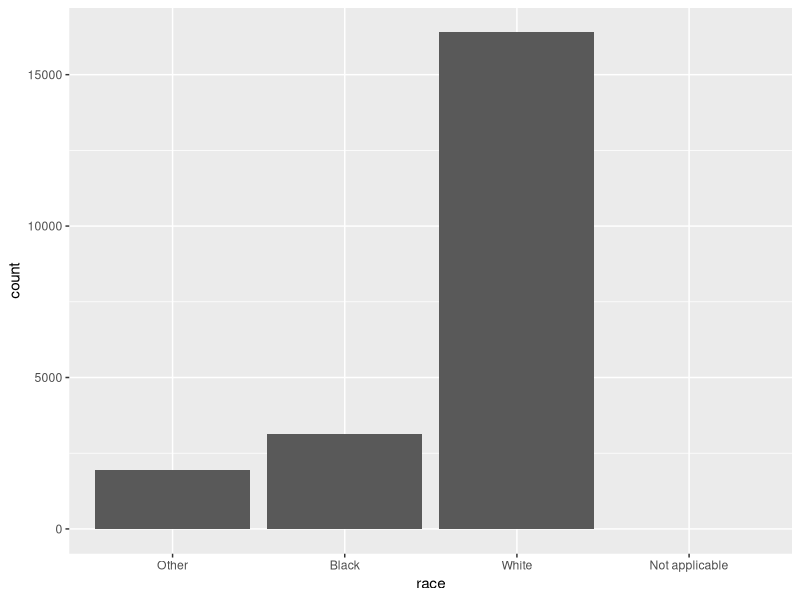
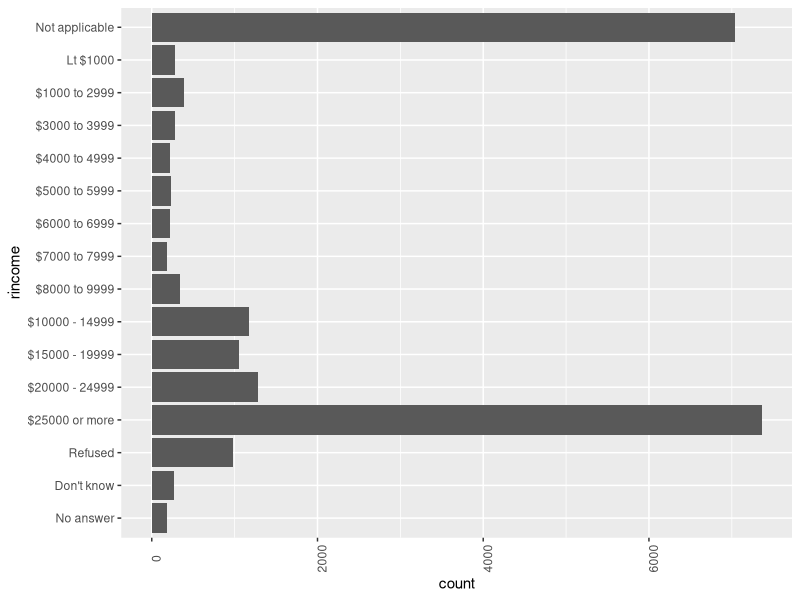
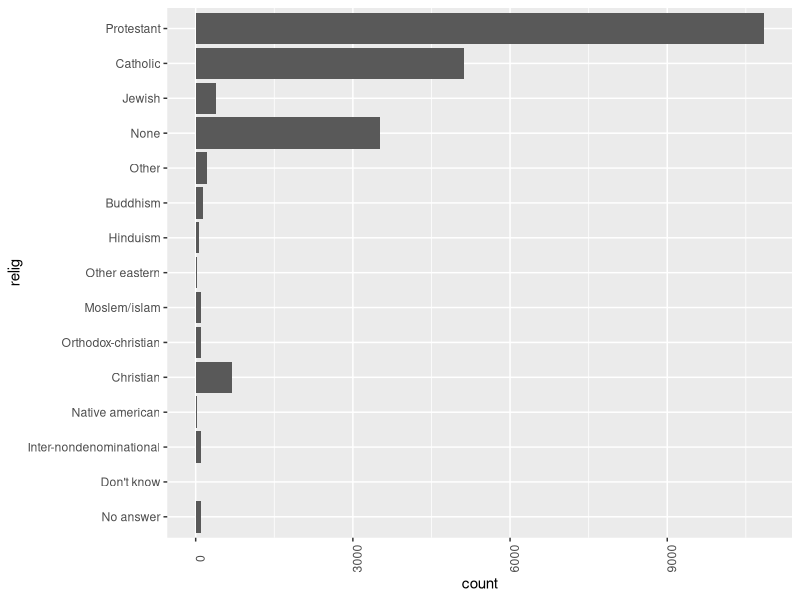
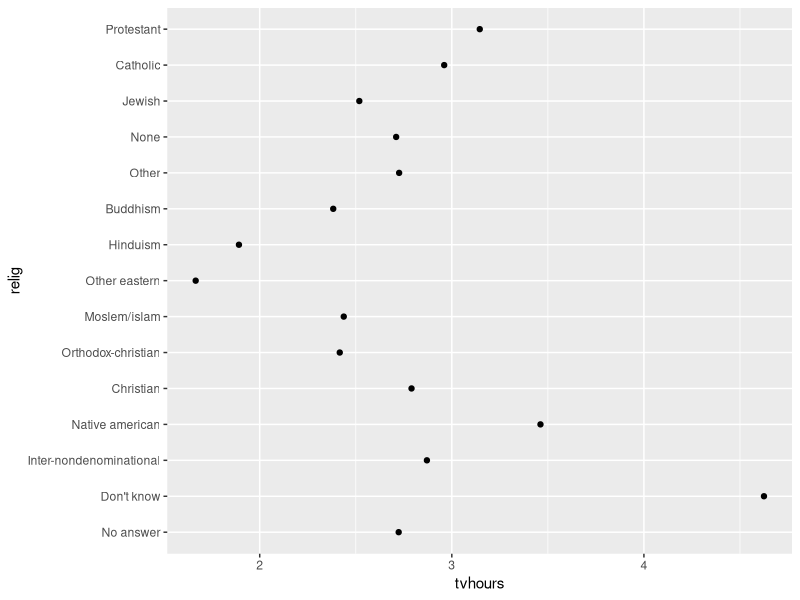
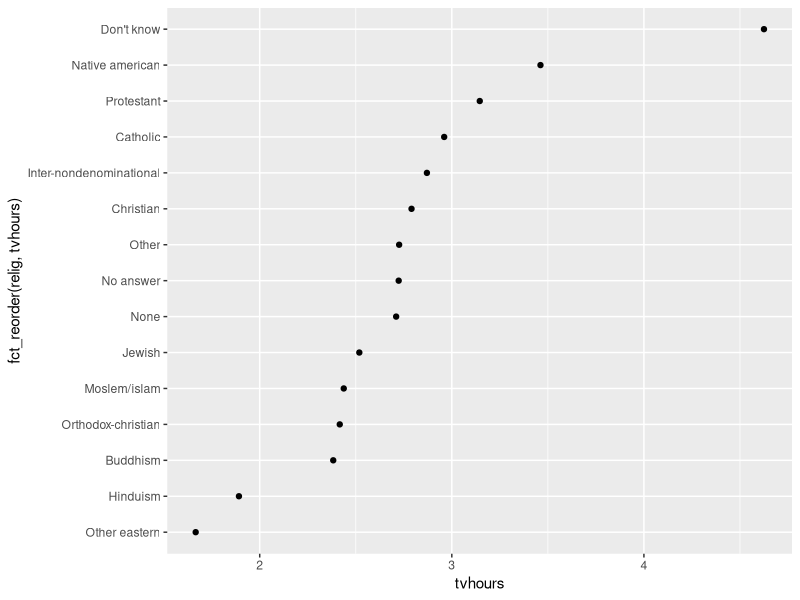
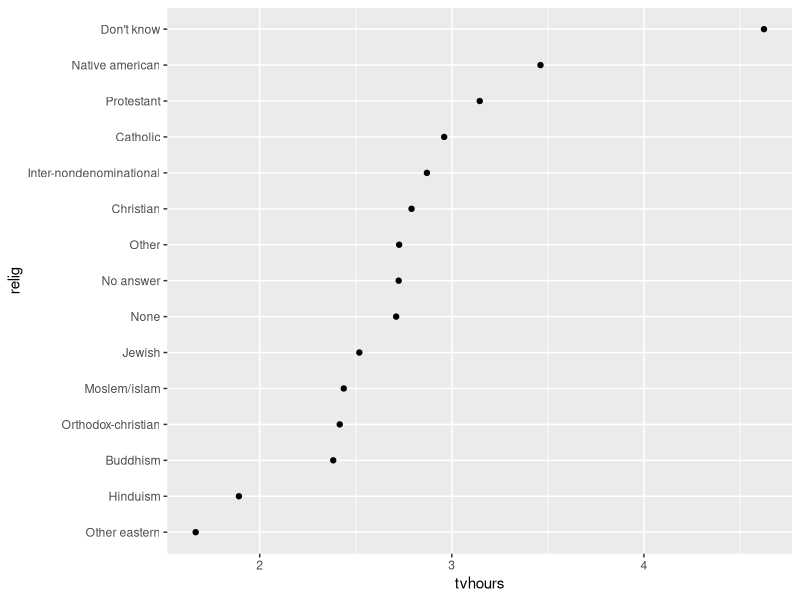
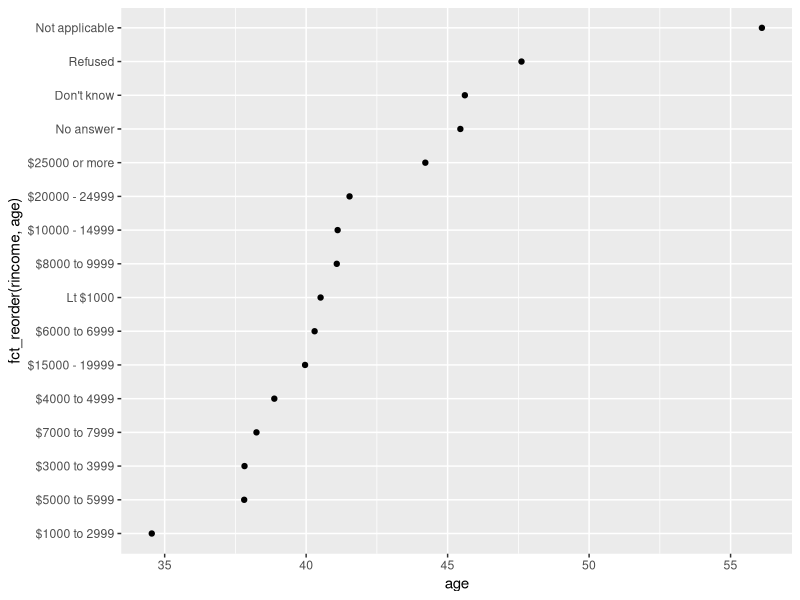
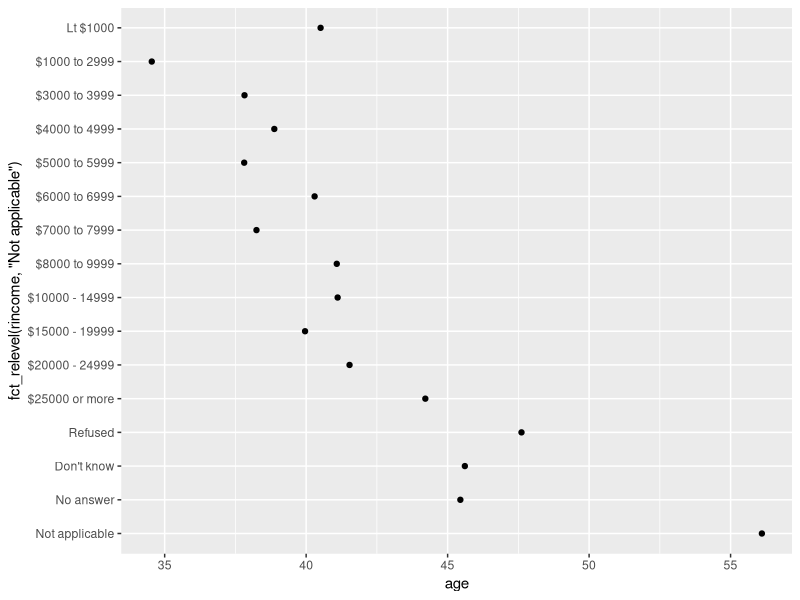

These figures' R source, in order:
## ---- chunk 1
knitr::opts_chunk$set(echo = TRUE)
library(tidyverse)
library(forcats)
## ---- chunk 2
# var that records month
x1 <- c("Dec", "Apr", "Jan", "Mar")
x2 <- c("Dec", "Apr", "Jam", "Mar")

# doesn't sort in any useful way
sort(x1)


# create a list of valid levels
month_levels <- c(
  "Jan", "Feb", "Mar", "Apr", "May", "Jun",
  "Jul", "Aug", "Sep", "Oct", "Nov", "Dec"
)

# create a factor
y1 <- factor(x1, levels = month_levels)
y1

# sort works now
sort(y1)

# any values not in the set will be silently converted to NA
y2 <- factor(x2, levels = month_levels)
y2

# to find errors
y2 <- parse_factor(x2, levels = month_levels)

# if levels are omitted, they will be taken in alphabetical order
factor(x1)

# make the levels match the order of the first appearance in the data
f1 <- factor(x1, levels = unique(x1))
f1

# or, after the fact, with fct_inorder
f2 <- x1 %>% factor() %>% fct_inorder()
f2

# access the set of valid levels directly
levels(f2)
## ---- chunk 3

gss_cat

# When factors are stored in a tibble, its hard to see their levels
gss_cat %>% count(race)

ggplot(gss_cat, aes(race)) +
  geom_bar() + 
  scale_x_discrete(drop = FALSE) # show levels without any values
## ---- chunk 4

# explore the distribution of rincome (reported income). What makes the default bar chart hard to understand? How could you improve the plot? 

ggplot(gss_cat, aes(rincome)) + 
  geom_bar() + 
  theme(axis.text.x = element_text(angle = 90)) +  # change text angle
  coord_flip()

# What is the most common relig in this survey? What's the most common partyid? 

ggplot(gss_cat, aes(relig)) + 
  geom_bar() + 
  theme(axis.text.x = element_text(angle = 90)) + 
  coord_flip()

gss_cat %>% 
  count(relig) %>% 
  arrange(-n) %>% 
  head(3)

gss_cat %>% 
  count(partyid) %>% 
  arrange(-n) %>% 
  head(3)

# What relig does denom(denomination) apply to? How can you find out with a table? How can you find out with a visualization? 

levels(gss_cat$denom)

# filter 

gss_cat %>% 
  filter(!denom %in% c("No Answer", "Other", "Don't know", "Not applicable", "No denomination")) %>% 
  count(relig)
  
## ---- chunk 5
  relig <- gss_cat %>% 
    group_by(relig) %>% 
    summarize(
      age = mean(age, na.rm = TRUE),
      tvhours = mean(tvhours, na.rm = TRUE),
      n = n()
    )

ggplot(relig, aes(tvhours, relig)) + geom_point()

# fct_reorder reorders the factors. Parameters: f is the factor whose levels you want to modify, x is a numeric vector than you want to use to reorder the levels, fun is a function thats used if there are multiple values of x for each value of f. The default value is median

ggplot(relig, aes(tvhours, fct_reorder(relig, tvhours))) + 
  geom_point()

# the previous plot can be rewritten with mutate as

relig %>% 
  mutate(relig = fct_reorder(relig, tvhours)) %>% 
  ggplot(aes(tvhours, relig)) + 
  geom_point()

# Average age vs price level

rincome <- gss_cat %>% 
  group_by(rincome) %>% 
  summarize(
    age = mean(age, na.rm = TRUE),
    tvhours = mean(tvhours, na.rm = TRUE),
    n = n()
  )

# the order gets all messed up because we reordered the already ordered factors
ggplot(rincome, aes(age, fct_reorder(rincome, age))) + geom_point()

# fct_relevel taks a factor, f, and then any number of levels that you want to move to the front of the line

ggplot(rincome, aes(age, fct_relevel(rincome, "Not applicable"))) + 
  geom_point()

# when using line colors on a plot, fct_reorder2 reorders the factor by the y values associated with the largest x values.

by_age <- gss_cat %>%
  filter(!is.na(age)) %>%
  group_by(age, marital) %>%
  count() %>%
  mutate(prop = n / sum(n))

ggplot(by_age, aes(age, prop, colour = marital)) +
  geom_line(na.rm = TRUE)

ggplot(by_age, aes(age, prop, colour = fct_reorder2(marital, age, prop))) +
  geom_line() +
  labs(colour = "marital")

# for barplots, you can use fct_infreq() to order levels in increasing frequency. 

gss_cat %>% 
  mutate(marital = marital %>%  fct_infreq() %>% fct_rev()) %>% 
  ggplot(aes(marital)) + 
  geom_bar()



## ---- chunk 6

# There are some suspiciously high numbers in tvhours. Is the mean a good summary ?

summary(gss_cat[["tvhours"]])

gss_cat %>% 
  filter(!is.na(tvhours)) %>% 
  ggplot(aes(x = tvhours)) + 
  geom_histogram(binwidth = 1)

# mean seems good, but it could be artifically inflated due to the outliers at 20 and 24

# for each factor in gss_cat identify whether the order of the levels is arbitrary or principled

# keep prints out the names of only the factors
keep(gss_cat, is.factor) %>% names()

# marital

levels(gss_cat[["marital"]])

gss_cat %>% 
  ggplot(aes(x = marital)) + 
  geom_bar()

# race

levels(gss_cat$race)

gss_cat %>% 
  ggplot(aes(race)) + 
  geom_bar()

# rincome

levels(gss_cat$rincome)

# relig

levels (gss_cat[["relig"]])

gss_cat %>% 
  ggplot(aes(relig)) + 
  geom_bar() + 
  coord_flip()

# denom

levels(gss_cat$denom)

# partyid

levels(gss_cat[["partyid"]])

## ---- chunk 7

# our levels are terse and inconsistent
gss_cat %>% 
  count(partyid)

# tweak names
gss_cat %>% 
  mutate(partyid = fct_recode(partyid,
        "Republican, strong" = "Strong Republican",
        "Republican, weak"   = "Not Strong Republican",
        "Independent, near rep" = "Ind, near rep", 
        "Independent, near dem" = "Ind, near dem", 
        "Democrat, weak"     = "Not Strong Democrat",
        "Democrat, strong"   = "Strong Democrat"
                              )) %>% 
  count(partyid)

# to combine groups
gss_cat %>% 
  mutate(partyid = fct_recode(partyid,
        "Republican, strong" = "Strong Republican",
        "Republican, weak"   = "Not Strong Republican",
        "Independent, near rep" = "Ind, near rep", 
        "Independent, near dem" = "Ind, near dem", 
        "Democrat, weak"     = "Not Strong Democrat",
        "Democrat, strong"   = "Strong Democrat",
        "Other"              = "No answer",
        "Other"              = "Don't know",
        "Other"              = "Other party"
                              )) %>% 
  count(partyid)

# fct_collapse 

gss_cat %>% 
  mutate(partyid = fct_collapse(partyid,
        other = c("No answer", "Don't know", "Other party"),
        rep = c("Strong republican", "Not str republican"),
        ind = c("Ind,near rep", "Independent", "Ind,near dem"),
        dem = c("Not str democrat", "Strong democrat")
                                )) %>% 
  count(partyid)

# fct_lump lumps all the small groups together

# default is to aggregate so that way the combined smaller groups are smaller than the larger group
gss_cat %>% 
  mutate(relig = fct_lump(relig)) %>% 
  count(relig)

# n parameter

gss_cat %>% 
  mutate(relig = fct_lump(relig, n = 10)) %>% 
  count(relig, sort = TRUE) %>% 
  print(n = Inf)

## ---- chunk 8
# How have the proportions of people identifying as democrat, republican, and independent changed over time ?

levels(gss_cat$partyid)

# combine levels

gss_cat %>% 
  mutate(partyid = fct_collapse(partyid,
        other = c("No answer", "Don't know", "Other party"),
        rep = c("Strong republican", "Not str republican"),
        ind = c("Ind,near rep", "Independent", "Ind,near dem"),
        dem = c("Not str democrat", "Strong democrat")
        )) %>% 
  count(year, partyid) %>% 
  group_by(year, partyid) %>% 
  mutate(prop = n / sum(n)) %>% 
  ggplot(aes(x = year, y = prop,
             color = fct_reorder2(partyid, year, prop))) + 
  geom_point() + geom_line() + labs(color ="Party ID")

# How could you collapse rincome into a small set of categories? 

levels(gss_cat$rincome)

library("stringr")

gss_cat %>% 
  mutate(rincome = fct_collapse(rincome,
    "Unknown" = c("No answer", "Don't know", "Refused", "Not applicable"),
    "Lt $5000" = c("Lt $1000", str_c("$", c("1000", "3000", "4000"), " to ", c("2999", "3999", "4999"))),
    "$5000 to $10000" = str_c("$", c("5000", "6000", "7000", "8000"), " to ", c("5999", "6999", "7999", "8999"))
  )) %>% 
  ggplot(aes(x = rincome)) + 
  geom_bar() + 
  coord_flip()

